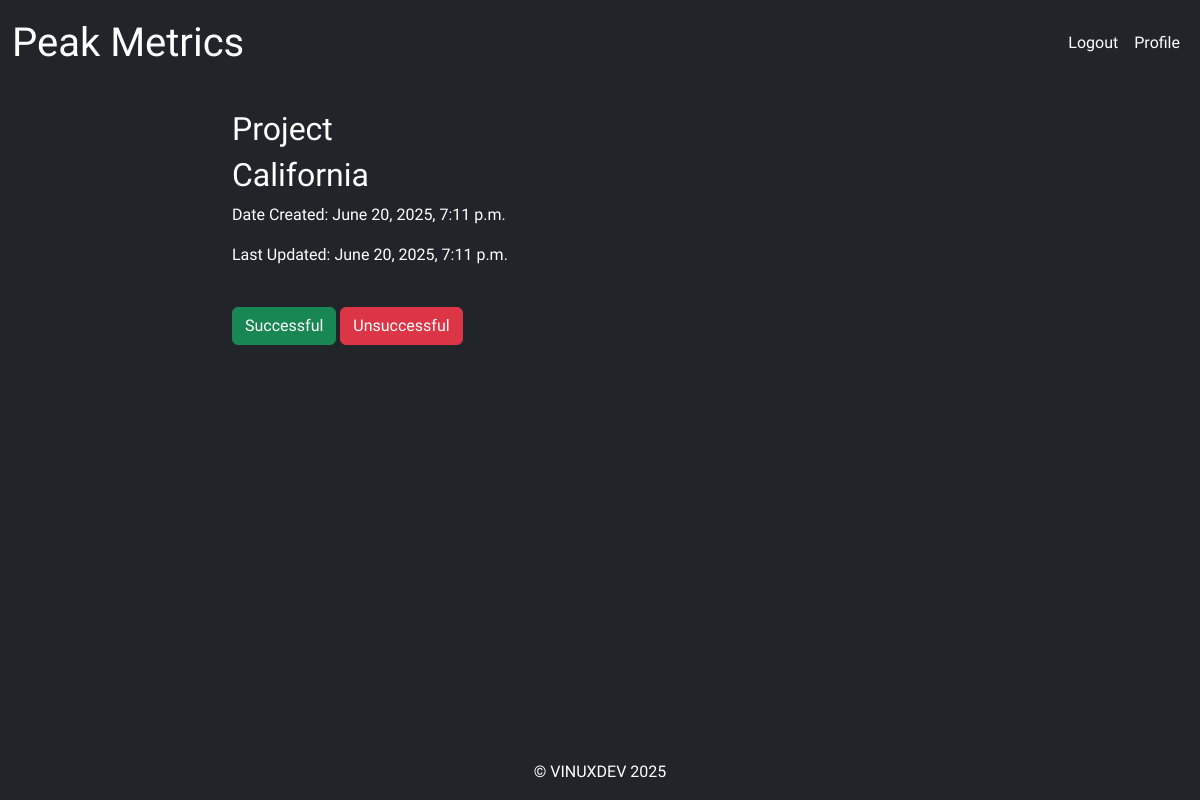
Page /project/1 (signed in) on the committed database.
### peak_performance/models.py (models this page shows, shortened)
class Project(models.Model):
    user = models.ForeignKey(User, on_delete=models.CASCADE, default=None)
    name = models.CharField(max_length=200)
    date_creation = models.DateTimeField(auto_now=True)
    date_updated = models.DateTimeField(auto_now=True)

### peak_performance/views.py (the view)
# urls.py: path('project/<int:pk>', views.project, name='project'),
def project(request, pk):
    project = Project.objects.get(id=pk)
    return render(request, 'project.html', {'project': project})

### peak_performance/templates/project.html (shortened to what this page needs)
{% extends 'base.html' %}
{% load static %}
{% block content %}
<div class="container">
    <div class="row justify-content-center">
        <div class="col-8">
            {% if user.is_authenticated %}
                <h2>Project</h2>
                <h2>{{ project.name }}</h2>
                <p>Date Created: {{ project.date_creation }}</p>
                <p>Last Updated: {{ project.date_updated }}</p>
            {% else %}
                <h1>Please log in to see your Dashboard</h1>
            {% endif %}
        <div class="col-4">
            <form action="{% url 'new_project' %}" method="POST">
                <br>
                <button type="submit" class="btn btn-success">Successful</button>
                <button type="submit" class="btn btn-danger">Unsuccessful</button>
            </form>
        </div>
        </div>
    </div>
</div>
{% endblock content %}

### static/css/styles.css (style rules this page uses)
:root { --bs-blue: #0d6efd; --bs-indigo: #6610f2; --bs-purple: #6f42c1; --bs-pink: #d63384; --bs-red: #dc3545; --bs-orange: #fd7e14; --bs-yellow: #ffc107; --bs-green: #198754; --bs-teal: #20c997; --bs-cyan: #0dcaf0; --bs-white: #fff; --bs-gray: #6c757d; --bs-gray-dark: #343a40; --bs-gray-100: #f8f9fa; --bs-gray-200: #e9ecef; --bs-gray-300: #dee2e6; --bs-gray-400: #ced4da; --bs-gray-500: #adb5bd; --bs-gray-600: #6c757d; --bs-gray-700: #495057; --bs-gray-800: #343a40; --bs-gray-900: #212529; --bs-primary: #0d6efd; --bs-secondary: #6c757d; --bs-success: #198754; --bs-info: #0dcaf0; --bs-warning: #ffc107; --bs-danger: #dc3545; --bs-light: #f8f9fa; --bs-dark: #212529; --bs-primary-rgb: 13, 110, 253; --bs-secondary-rgb: 108, 117, 125; --bs-success-rgb: 25, 135, 84; --bs-info-rgb: 13, 202, 240; --bs-warning-rgb: 255, 193, 7; --bs-danger-rgb: 220, 53, 69; --bs-light-rgb: 248, 249, 250; --bs-dark-rgb: 33, 37, 41; --bs-white-rgb: 255, 255, 255; --bs-black-rgb: 0, 0, 0; --bs-body-color-rgb: 33, 37, 41; --bs-body-bg-rgb: 255, 255, 255; --bs-font-sans-serif: system-ui, -apple-system, "Segoe UI", Roboto, "Helvetica Neue", Arial, "Noto Sans", "Liberation Sans", sans-serif, "Apple Color Emoji", "Segoe UI Emoji", "Segoe UI Symbol", "Noto Color Emoji"; --bs-font-monospace: SFMono-Regular, Menlo, Monaco, Consolas, "Liberation Mono", "Courier New", monospace; --bs-gradient: linear-gradient(180deg, rgba(255, 255, 255, 0.15), rgba(255, 255, 255, 0)); --bs-body-font-family: var(--bs-font-sans-serif); --bs-body-font-size: 1rem; --bs-body-font-weight: 400; --bs-body-line-height: 1.5; --bs-body-color: #212529; --bs-body-bg: #fff; }
body { font-family: Varela Round, var(--bs-font-sans-serif); color: white; background-color: var(--bs-dark); }

### rows in the picture
Project: name "California", date_creation "June 20, 2025, 7:11 p.m.", date_updated "June 20, 2025, 7:11 p.m."
